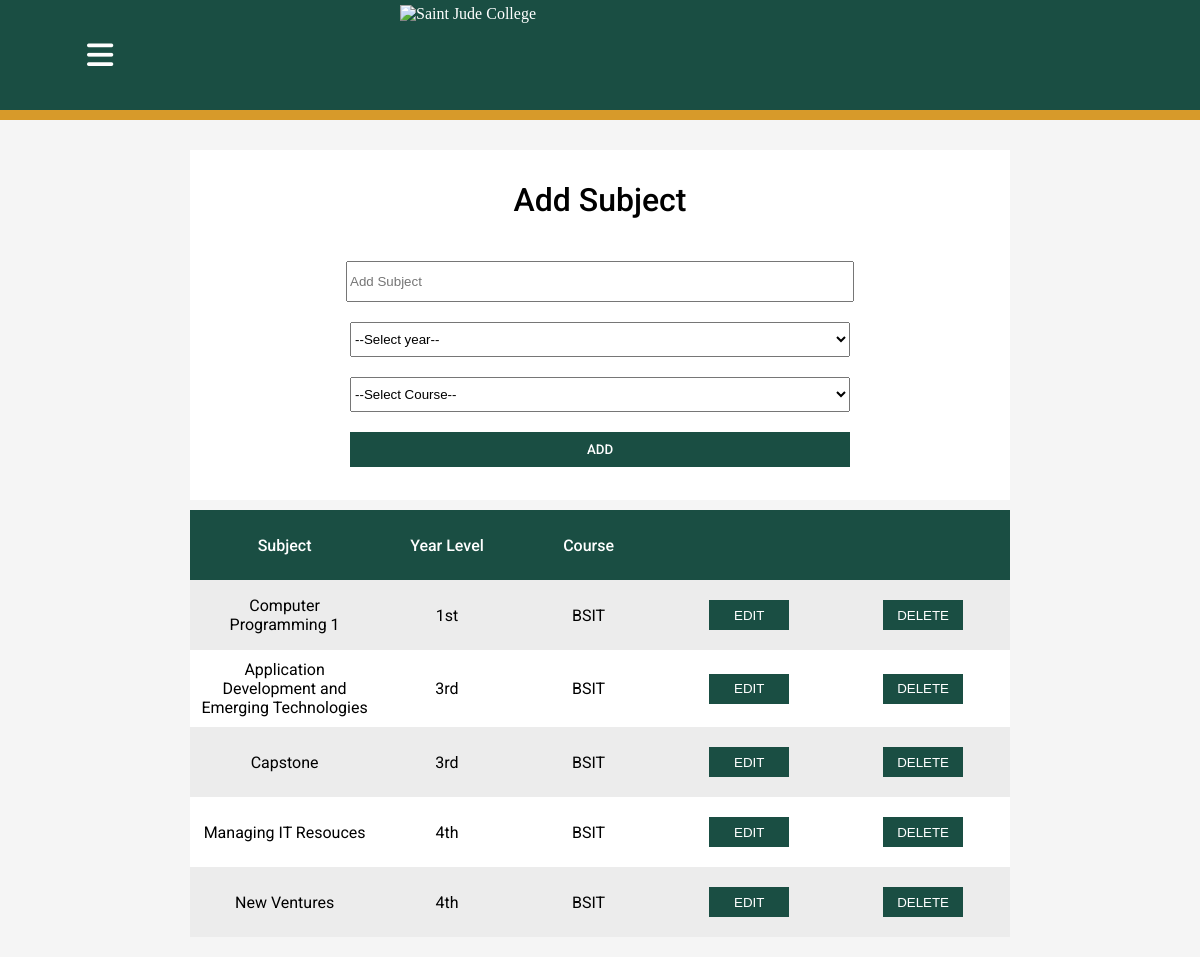
The page /admin/add-subject.php (signed in) on the database its author committed.
### tables this page shows
CREATE TABLE `add_subject` (
  `subject_id` int(11) NOT NULL,
  `subject_name` varchar(255) NOT NULL,
  `year` varchar(255) NOT NULL,
  `course` varchar(255) NOT NULL
);

### admin/add-subject.php (the view, shortened to what this page needs)
<?php
  require_once $_SERVER['DOCUMENT_ROOT']."/attendance/database/connect.php";
  $query = "SELECT * FROM add_subject";
  $sql = mysqli_query($con, $query);
?>
<!DOCTYPE html>
<html lang="en">
<head>
  <link rel="stylesheet" href="./css/add-subject.css" />
</head>
<body>
  <div class="main">
    <div class="header">
      <i class="fa-solid fa-bars" id="bars"></i>
      <img src="./img/sjc-bg-black.png" alt="Saint Jude College" />
      <div class="header2"></div>
    </div>
    <div class="container">
      <form action="./php/subject-add.php" method="post">
        <h1>Add Subject</h1>
        <input type="text" name="subject" placeholder="Add Subject" required />
        <select name="year" required>
          <option disabled selected value>--Select year--</option>
        </select>
        <select name="course" required>
          <option disabled selected value>--Select Course--</option>
        </select>
        <input type="submit" name="addSubject" value="ADD" />
      </form>
    </div>
    <div class="container2">
      <table>
        <tr>
          <th>Subject</th>
          <th>Year Level</th>
          <th>Course</th>
          <th></th>
          <th></th>
        </tr>
        <?php while($results = mysqli_fetch_array($sql)) { ?>
        <tr>
          <td><?php echo $results['subject_name'] ?></td>
          <td><?php echo $results['year'] ?></td>
          <td><?php echo $results['course'] ?></td>
          <td>
            <form action="./php/subject-update.php" method="post">
              <input type="submit" name="edit" value="EDIT" />
            </form>
          </td>
          <td>
            <form action="./php/subject-delete.php" method="post">
              <input type="submit" name="delete" value="DELETE" />
            </form>
          </td>
        </tr>
        <?php } ?>
      </table>
    </div>
  </div>
</body>
</html>

### admin/css/add-subject.css (style rules this page uses)
html, body { margin: 0; padding: 0; }
:root { --font: "Roboto", sans-serif; --main-color: #1a4e43; --secondary-color: #d79a2a; }
.main { background-color: #f5f5f5; height: auto; padding-bottom: 20px; display: grid; grid-template-rows: 130px 340px 1fr; justify-items: center; row-gap: 20px; }
.main .container { grid-row: 2/3; height: 330px; width: 800px; background-color: white; padding: 10px; }
.main .container form { display: flex; flex-direction: column; row-gap: 20px; justify-content: center; align-items: center; }
.main .container form h1 { text-align: center; font-family: var(--font); font-weight: 500; }
.main .container form input { height: 35px; width: 500px; }
.main .container form select { height: 35px; width: 500px; }
.main .container form input:nth-child(5) { height: 35px; width: 500px; cursor: pointer; font-family: var(--font); font-weight: 500; background-color: var(--main-color); color: white; border: none; }
.main .container2 { grid-row: 3/4; height: auto; width: 820px; background-color: white; }
.main .container2 table, .main .container2 table tr, .main .container2 table tr th, .main .container2 table tr td { border-collapse: collapse; width: 820px; height: 50px; text-align: center; padding: 10px; font-family: var(--font); }
th { font-weight: 500; background-color: var(--main-color); color: white; }
tr:nth-child(even) { background-color: #ececec; }
.main .container2 table tr td input { height: 30px; width: 80px; cursor: pointer; background-color: var(--main-color); color: white; border: none; }

### admin/css/sidebar.css (style rules this page uses)
:root { --font: "Roboto", sans-serif; --main-color: #78a861; --secondary-color: #e1b460; }

### admin/css/header.css (style rules this page uses)
.main .header { grid-row: 1/2; width: 100vw; height: 120px; background-color: var(--main-color); position: fixed; color: white; z-index: 1; display: grid; grid-template-columns: 200px 1fr 200px; grid-template-rows: 1fr 10px; place-items: center; }
.main .header i { grid-column: 1/2; font-size: 30px; cursor: pointer; }
.main .header img { grid-column: 2/3; grid-row: 1/2; height: 100px; width: 400px; }
.main .header2 { grid-column: 1/4; grid-row: 2/3; width: 100vw; height: 10px; background-color: var(--secondary-color); }

### rows shown on the page
add_subject: subject_name "Computer Programming 1", year "1st", course "BSIT"
add_subject: subject_name "Application Development and Emerging Technologies", year "3rd", course "BSIT"
add_subject: subject_name "Capstone", year "3rd", course "BSIT"
add_subject: subject_name "Managing IT Resouces", year "4th", course "BSIT"
add_subject: subject_name "New Ventures", year "4th", course "BSIT"
